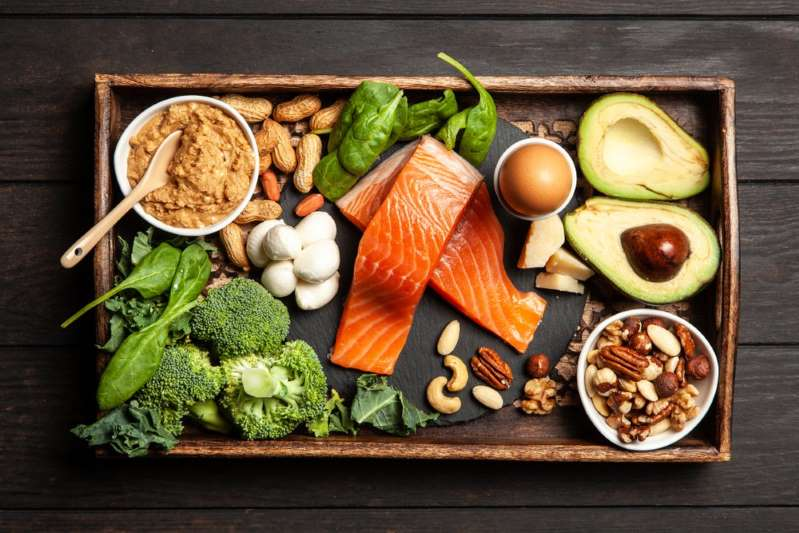
#> input picture Part2-Geometric-Transformations/Pics/food1.jpg, 799 x 533 px, found by its file name
$ python main.py
#> lines starting #> are read from the running program, lines starting #| are printed output that depends on the picture
# ESE 558 - Digital Image Processing
# Project Part 2: Geometric Transformations
# Akm Islam

# Libraries to be used.
import math
from math import ceil, floor
from operator import invert
import numpy as np
import matplotlib.pyplot as plt
from PIL import Image
from numpy import asarray


### Function to implement Bilienar Interpolation. Equation from project document.
def bilinear(dx, dy, s1, s2, s3, s4):                   # Pass dx, dy, s1=Z1, s2=Z3, s3=Z2, s4=Z4.
    Z12 = dx*(int(s3)-int(s1))+s1                       # Interpolate Z12.
    Z34 = dx*(int(s2)-int(s4))+s2                       # Interpolate Z34.
    Z1234 = dy*(int(Z34)-int(Z12))+Z12                  # Interpolate Z1234.
    return Z1234                                        # Return value.

### Function to implement Gaussian Interpolation.
def  GaussianFilter(x,y):                               # Pass x and y coordinates to the function
    sigma = 1.0                                         # Set value of sigma.
    return ((1/(2*math.pi*sigma**2))*(math.e**(-(x**2 + y**2) / (2 * sigma**2))))   # Gaussian Function (2D)


########### Read Images as RGB ###########
I1 = Image.open(r"Images/food1.jpg").convert('RGB')     # Open input image and convert to RGB channels.
#> I1 is the input picture: PIL image 799x533 RGB; mean R, G, B 103.4, 83.4, 56.3
M, N = I1.size                                          # Retrieve dimensions of image.
#> M = 799; N = 533

### Plot Input Image
plt.title("Input Image")                                # Title plot.
plt.imshow(I1)                                          # Pass image.
plt.show()                                              # Display image.

I1R, I1G, I1B = I1.split()
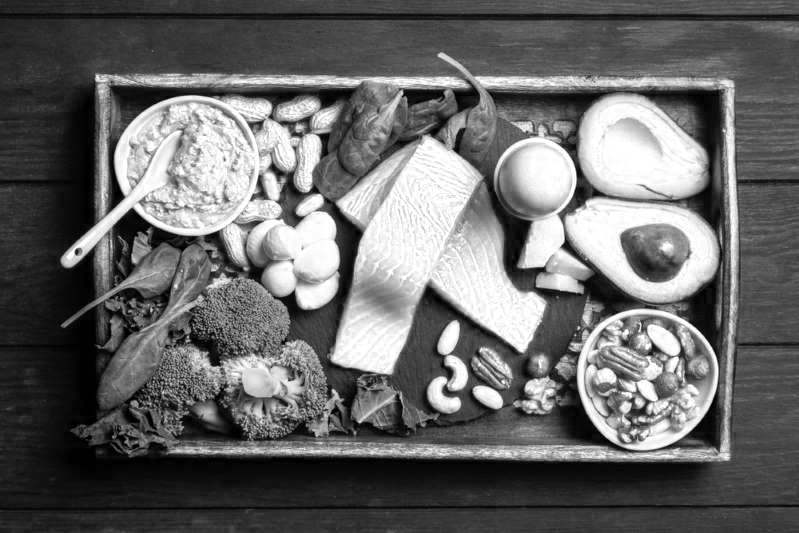
#> I1R: PIL image 799x533 L; min 0, max 255, mean 103.4
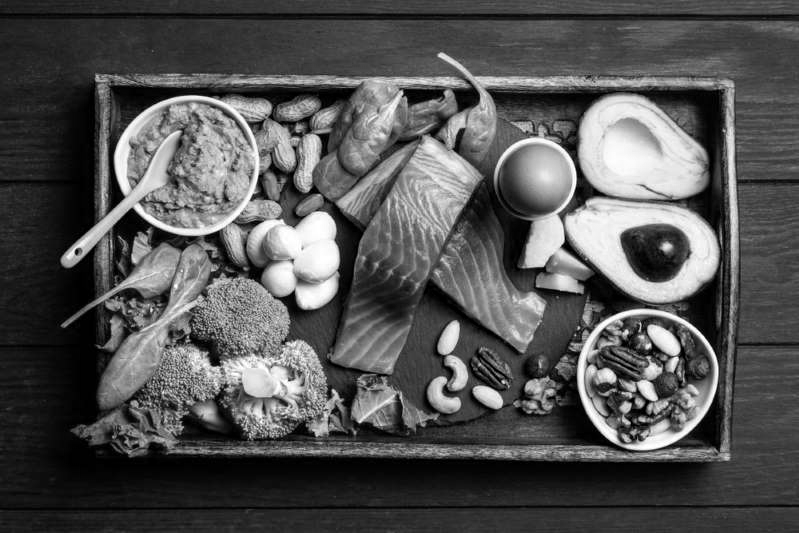
#> I1G: PIL image 799x533 L; min 0, max 255, mean 83.4
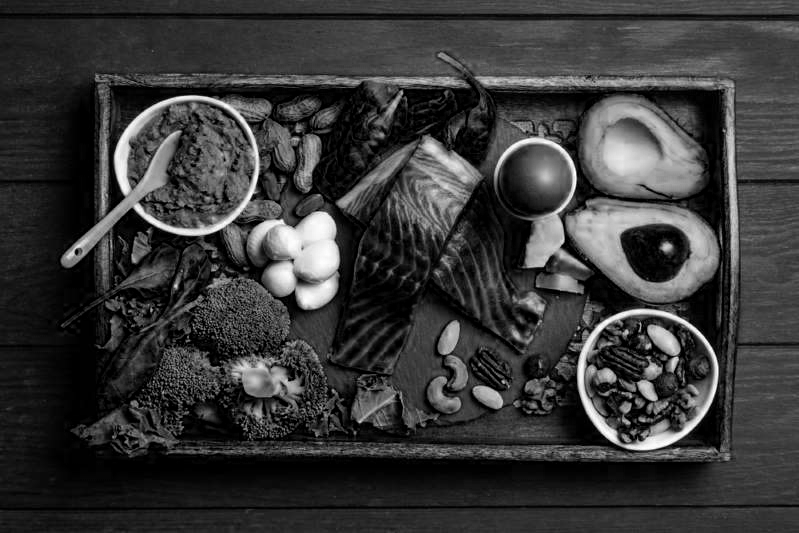
#> I1B: PIL image 799x533 L; min 0, max 255, mean 56.3
I1R_array = asarray(I1R)                                # Convert Red channel to numpy array.
I1G_array = asarray(I1G)                                # Convert Green channel to numpy array.
I1B_array = asarray(I1B)                                # Convert Blue channel to numpy array.


########## Configure Affine Matrix for Rotation ##########
theta = 57.0                                            # Set rotation angle (degrees).
thetar = theta * np.pi / 180.0                          # Convert angle to radians.
A = np.array([[np.cos(thetar), -np.sin(thetar)],        # Set Affine Matrix to rotation.
              [np.sin(thetar)      , np.cos(thetar) ]])
T = np.transpose(np.array([100,100]))                   # Set Translation.
Ap = np.linalg.inv(A)                                   # Calculate inverse of matrix.

########## Determine New Coordinates ##########
p = np.dot(A, np.transpose(np.array([0,0]))) + T        # First corner point.
x1 = p[0]
y1 = p[1]
p = np.dot(A, np.transpose(np.array([0,N-1]))) + T      # Second corner point.
#> p = [-346.2, 389.7]
x2 = p[0]
#> x2 = -346.2
y2 = p[1]
#> y2 = 389.7
p = np.dot(A, np.transpose(np.array([M-1,0]))) + T      # Third corner point.
#> p = [534.6, 769.3]
x3 = p[0]
#> x3 = 534.6
y3 = p[1]
#> y3 = 769.3
p = np.dot(A, np.transpose(np.array([M-1,N-1]))) + T    # Fourth corner point.
#> p = [88.45, 1059]
x4 = p[0]
#> x4 = 88.45
y4 = p[1]
#> y4 = 1059

xmin = floor(min(x1,x2,x3,x4))                          # Determine minimum x value.
#> xmin = -347
xmax = ceil(max(x1,x2,x3,x4))                           # Determine maximum x value.
ymin = floor(min(y1,y2,y3,y4))                          # Determine minimum y value.
ymax = ceil(max(y1,y2,y3,y4))                           # Determine maximum y value.
Mp = ceil(xmax-xmin) + 1                                # Determine M length of image.
Np = ceil(ymax-ymin) + 1                                # Determine N length of image.


########## Create New Images ##########
### Zoom with Bilinear Interpolation Image
I2 = Image.new('RGB',(Mp,Np))                           # Create new RGB image.
#> I2: PIL image 883x961 RGB; every value is 0
I2R, I2B, I2G = I2.split()                              # Split the channels of image.
#> I2R: PIL image 883x961 L; every value is 0
I2R_array = asarray(I2R)                                # Convert Red channel to numpy array.
I2G_array = asarray(I2G)                                # Convert Green channel to numpy array.
I2B_array = asarray(I2B)                                # Convert Blue channel to numpy array.

### Zoom with Gaussian Interpolation Image
I3 = Image.new('RGB',(Mp,Np))                           # Create new RGB image.
I3R, I3B, I3G = I3.split()                              # Split the channels of image.
I3R_array = asarray(I3R)                                # Convert Red channel to numpy array.
I3G_array = asarray(I3G)                                # Convert Green channel to numpy array.
I3B_array = asarray(I3B)                                # Convert Blue channel to numpy array.


########## Filter Parameters ##########
k = 2                                                   # Parameter for filter size.
normalization_factor = 1.2                              # Normalization factor of filter.


########## Interpolation of Pixel Values ##########
def Interpolate(Ap, T, xmin, xmax, ymin, ymax, Mp, Np, BR, BG, BB, GR, GG, GB):
#> called with Ap = array of shape (2, 2), T = array of shape (2,), xmin = -347, xmax = 535, ymin = 100, ymax = 1060, Mp = 883, Np = 961
    for i in range(xmin,xmax+1):                            # Scan through new image to interpolate pixel values.
        for j in range(ymin, ymax+1):
            p = np.dot(Ap, np.transpose(np.array([i, j])) - T)  # Calculate which original coordinates to map to.
            x0 = p[0]                                       # Determine x-coordinate.
            y0 = p[1]                                       # Determine y-coordinate.
            xn = round(x0)                                  # Round x0.
            yn = round(y0)                                  # Round y0.
            xc = x0 - xn                                    # Determine x offset.
            yc = y0 - yn                                    # Determine y offset.

            if( (0 <= xn) and (xn <= M-1) and (0 <= yn) and (yn <= N-1)):   # Ensure that pixel value is within bounds.
                x = round(i-xmin)                           # Calculate x.
                y = round(j-ymin)                           # Calculate y.

                # Using Bilinear Interpolation
                minx = floor(x0)                            # Determine minimum x value.
                maxx = ceil(x0)                             # Determine maximum x value.
                miny = floor(y0)                            # Determine minimum y value.
                maxy = ceil(y0)                             # Determine maximum y value.
                dx = x0 - minx                              # Determine offset.
                dy = y0 - miny                              # Determine offset.
                if (maxx == M):                             # If maxx is out of bounds,
                    maxx = floor(x0)                        # Use floor instead.
                if (maxy == N):                             # If maxy is out of bounds,
                    maxy = floor(y0)                        # Use floor instead.
                # Red
                s1 = I1R_array[miny][minx]                  # Obtain Z1 red.
                s2 = I1R_array[maxy][minx]                  # Obtain Z3 red.
                s3 = I1R_array[miny][maxx]                  # Obtain Z2 red.
                s4 = I1R_array[maxy][maxx]                  # Obtain Z4 red.
                BR[y][x] = bilinear(dx,dy,s1,s2,s3,s4)      # Calculate bilinear interpolation, insert Red pixel value.

                # Green
                s1 = I1G_array[miny][minx]                  # Obtain Z1 green.
                s2 = I1G_array[maxy][minx]                  # Obtain Z3 green.
                s3 = I1G_array[miny][maxx]                  # Obtain Z2 green.
                s4 = I1G_array[maxy][maxx]                  # Obtain Z4 green.
                BG[y][x] = bilinear(dx,dy,s1,s2,s3,s4)      # Calculate bilinear interpolation, insert Red pixel value.

                # Blue
                s1 = I1B_array[miny][minx]                  # Obtain Z1 blue.
                s2 = I1B_array[maxy][minx]                  # Obtain Z3 blue.
                s3 = I1B_array[miny][maxx]                  # Obtain Z2 blue.
                s4 = I1B_array[maxy][maxx]                  # Obtain Z4 blue.
                BB[y][x] = bilinear(dx,dy,s1,s2,s3,s4)      # Calculate bilinear interpolation, insert Red pixel value.

                # Using the Convolution Interpolation Filter (Gaussian)
                sumR, sumG, sumB = 0,0,0                    # Initialize sums (for each channel).
                for m1 in range(-k,k+1):                    # Obtain values across filter.
                    for n1 in range(-k,k+1):
                        gx = xn-m1                          # Calculate x-coordinate.
                        gy = yn-n1                          # Calculate y-coordinate.
                        if (gx < 0):                        # If x-coordinate is too small,
                            gx = 0                          # Set to 0.
                        if (gx > M-1):                      # If x-coordinate is too large,
                            gx = M-1                        # Set to M-1.
                        if (gy < 0):                        # If y-coordinate is too small,
                            gy = 0                          # Set to 0.
                        if (gy > N-1):                      # If y-coordinate is too large,
                            gy = N-1                        # Set to N-1.
                        sampleValueR = I1R_array[gy][gx]    # Obtain Red value.
                        sampleValueG = I1G_array[gy][gx]    # Obtain Green value.
                        sampleValueB = I1B_array[gy][gx]    # Obtain Blue value.
                        filterCoeff = (1.0/normalization_factor) * GaussianFilter(m1-xc,n1-yc)  # Calculate filter coefficient.
                        sumR += filterCoeff*sampleValueR    # Sum Red value.
                        sumG += filterCoeff*sampleValueG    # Sum Green value.
                        sumB += filterCoeff*sampleValueB    # Sum Blue value.
                GR[y][x] = sumR                             # Insert red pixel value.
                GG[y][x] = sumG                             # Insert green pixel value.
                GB[y][x] = sumB                             # Insert blue pixel value.
    return BR, BG, BB, GR, GG, GB


### Run for Zoomed out Images
#> (the run stopped early here; a loop or call above may not have finished)

$ run again, with Part2-Geometric-Transformations/Pics/1yes.jpg copied over Part2-Geometric-Transformations/Pics/food1.jpg
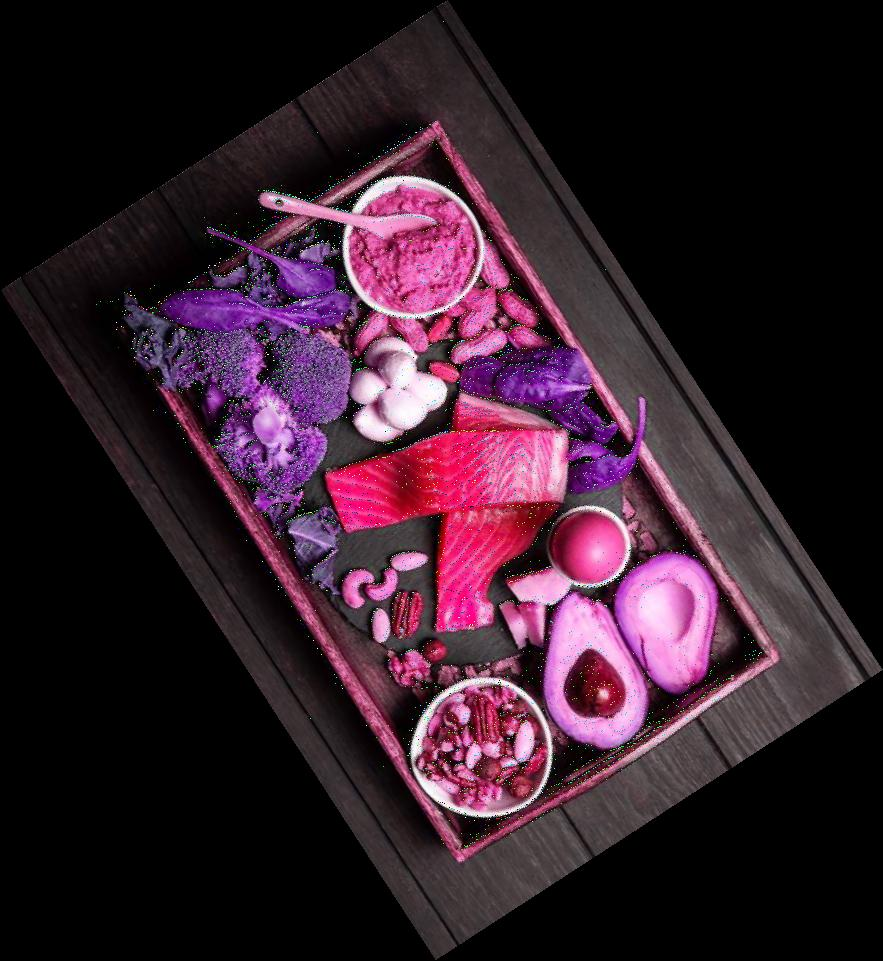
#> input picture Part2-Geometric-Transformations/Pics/1yes.jpg, 883 x 961 px, found by its file name
#> I1 is the input picture: PIL image 883x961 RGB; mean R, G, B 51.2, 29.2, 41.8
#> `I1R, I1G, I1B = I1.split()`:
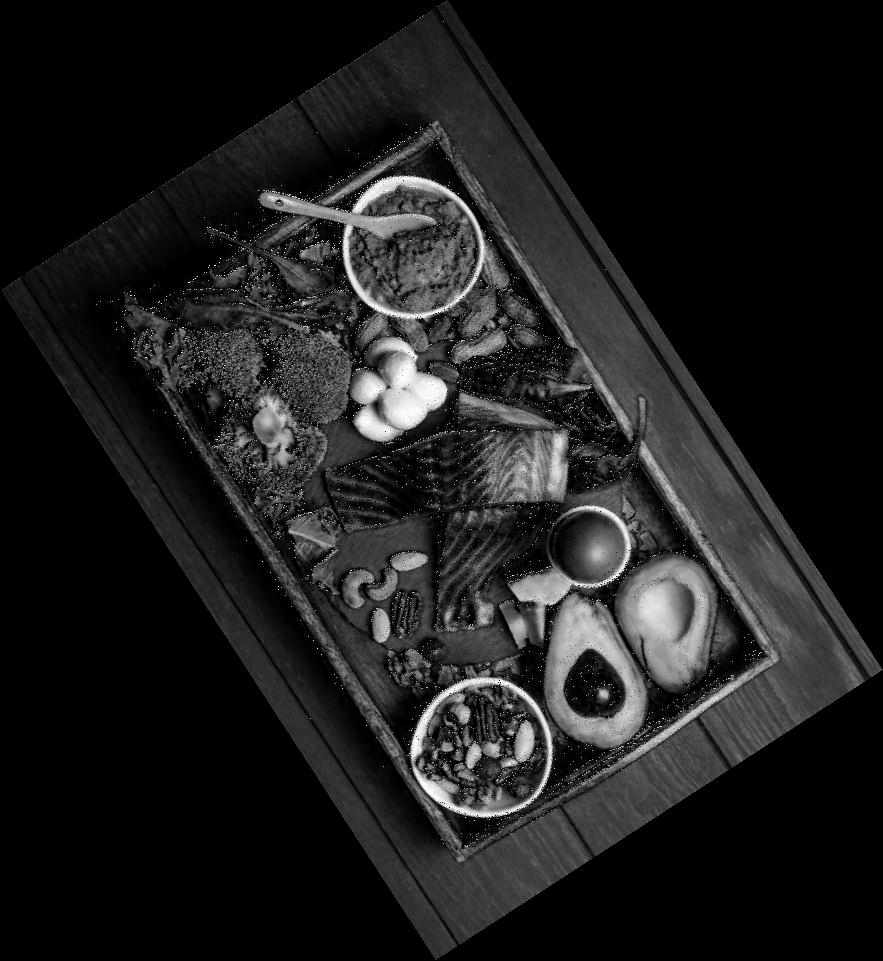
#> I1G: PIL image 883x961 L; min 0, max 255, mean 29.2
#> `I1R, I1G, I1B = I1.split()`:
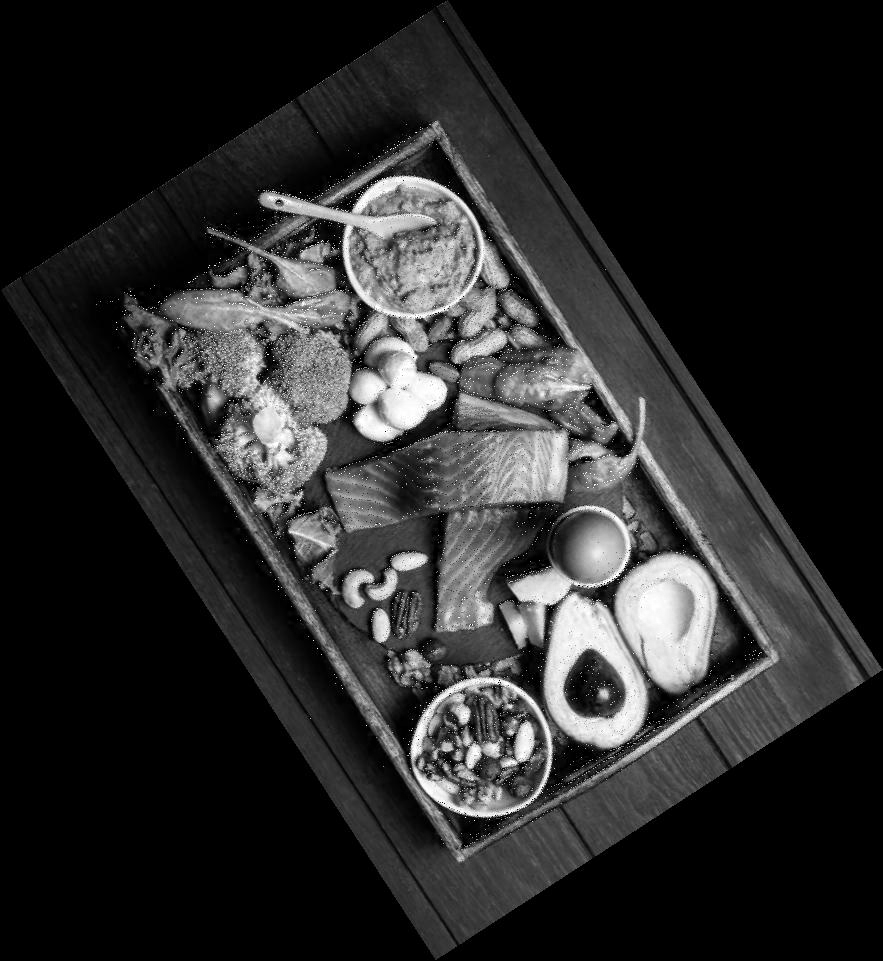
#> I1B: PIL image 883x961 L; min 0, max 255, mean 41.8
#> I2: PIL image 1288x1264 RGB; every value is 0
#> I2R: PIL image 1288x1264 L; every value is 0
